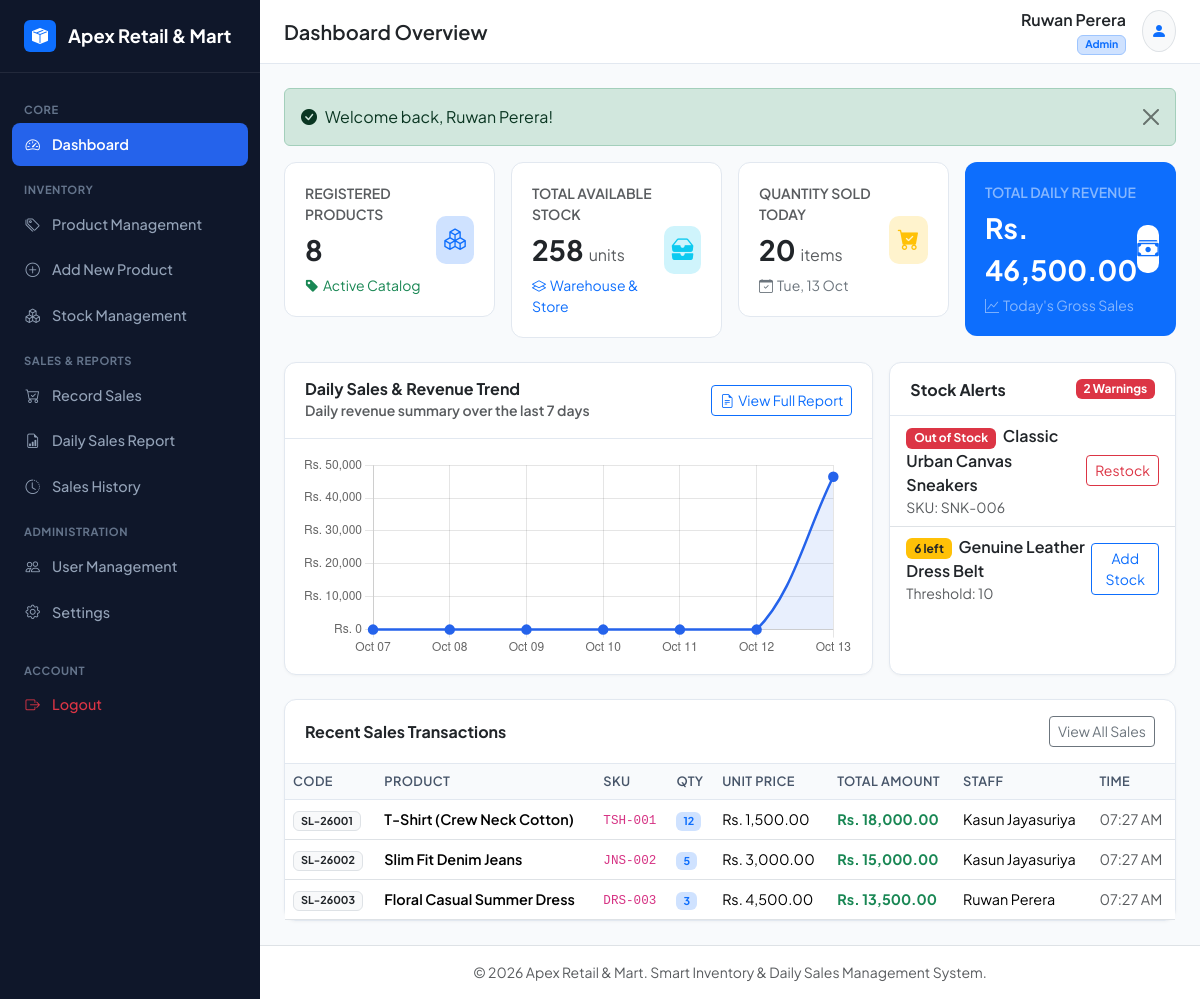
Page /xampp-package/dashboard.php (signed in) on the committed database.
### tables this page shows
CREATE TABLE `settings` (
  `id` INT UNSIGNED AUTO_INCREMENT PRIMARY KEY,
  `business_name` VARCHAR(150) NOT NULL DEFAULT 'Apex Retail & Mart',
  `currency` VARCHAR(20) NOT NULL DEFAULT 'Rs.',
  `timezone` VARCHAR(50) NOT NULL DEFAULT 'Asia/Colombo',
  `business_address` TEXT DEFAULT 'No. 45, Galle Road, Colombo 03, Sri Lanka',
  `contact_number` VARCHAR(50) DEFAULT '+94 11 234 5678',
  `email` VARCHAR(100) DEFAULT 'info@apexretail.lk',
  `updated_at` TIMESTAMP DEFAULT CURRENT_TIMESTAMP ON UPDATE CURRENT_TIMESTAMP
);

CREATE TABLE `products` (
  `id` INT UNSIGNED AUTO_INCREMENT PRIMARY KEY,
  `sku` VARCHAR(50) NOT NULL UNIQUE,
  `name` VARCHAR(200) NOT NULL,
  `category` VARCHAR(100) NOT NULL,
  `description` TEXT NULL,
  `selling_price` DECIMAL(12, 2) NOT NULL DEFAULT 0.00,
  `current_stock` INT NOT NULL DEFAULT 0,
  `low_stock_threshold` INT NOT NULL DEFAULT 10,
  `image` VARCHAR(255) NULL,
  `created_at` TIMESTAMP DEFAULT CURRENT_TIMESTAMP,
  `archived_at` TIMESTAMP NULL DEFAULT NULL,
  INDEX `idx_product_sku` (`sku`),
  INDEX `idx_product_category` (`category`),
  INDEX `idx_product_stock` (`current_stock`)
);

CREATE TABLE `sales` (
  `id` INT UNSIGNED AUTO_INCREMENT PRIMARY KEY,
  `sale_code` VARCHAR(50) NOT NULL UNIQUE,
  `product_id` INT UNSIGNED NOT NULL,
  `user_id` INT UNSIGNED NOT NULL,
  `quantity` INT NOT NULL,
  `unit_price_at_sale` DECIMAL(12, 2) NOT NULL,
  `total_amount` DECIMAL(12, 2) NOT NULL,
  `payment_method` ENUM('cash', 'card', 'bank_transfer') NOT NULL DEFAULT 'cash',
  `sold_at` TIMESTAMP DEFAULT CURRENT_TIMESTAMP,
  INDEX `idx_sales_product` (`product_id`),
  INDEX `idx_sales_user` (`user_id`),
  INDEX `idx_sales_date` (`sold_at`),
  CONSTRAINT `fk_sales_product` FOREIGN KEY (`product_id`) REFERENCES `products` (`id`) ON UPDATE CASCADE,
  CONSTRAINT `fk_sales_user` FOREIGN KEY (`user_id`) REFERENCES `users` (`id`) ON UPDATE CASCADE
);

CREATE TABLE `users` (
  `id` INT UNSIGNED AUTO_INCREMENT PRIMARY KEY,
  `name` VARCHAR(100) NOT NULL,
  `email` VARCHAR(150) NOT NULL UNIQUE,
  `password` VARCHAR(255) NOT NULL,
  `role` ENUM('admin', 'staff') NOT NULL DEFAULT 'staff',
  `is_active` TINYINT(1) NOT NULL DEFAULT 1,
  `created_at` TIMESTAMP DEFAULT CURRENT_TIMESTAMP
);

### xampp-package/config/database.php (called while the page is built, shortened)
<?php
try {
    $dsn = "mysql:host=" . DB_HOST . ";dbname=" . DB_NAME . ";charset=" . DB_CHARSET;
    $options = [
        PDO::ATTR_ERRMODE            => PDO::ERRMODE_EXCEPTION,
        PDO::ATTR_DEFAULT_FETCH_MODE => PDO::FETCH_ASSOC,
        PDO::ATTR_EMULATE_PREPARES   => false,
    ];
    $pdo = new PDO($dsn, DB_USER, DB_PASS, $options);
} catch (PDOException $e) {
    die("Database Connection Error: Could not connect to the database. " . $e->getMessage());
}
try {
    $stmt = $pdo->query("SELECT * FROM settings WHERE id = 1 LIMIT 1");
    $app_settings = $stmt->fetch();
} catch (Exception $e) {
    date_default_timezone_set('Asia/Colombo');
    $app_settings = [
        'business_name' => 'Apex Retail & Mart',
        'currency' => 'Rs.',
        'timezone' => 'Asia/Colombo',
        'business_address' => 'Colombo, Sri Lanka',
        'contact_number' => '+94 11 234 5678',
        'email' => 'info@apexretail.lk'
    ];
}
?>

### xampp-package/dashboard.php (the view, shortened to what this page needs)
<?php
require_once __DIR__ . '/includes/header.php';
$currency = $app_settings['currency'] ?? 'Rs.';
$today = date('Y-m-d');
$stmt = $pdo->query("SELECT COUNT(*) AS total_products, COALESCE(SUM(current_stock), 0) AS total_stock FROM products WHERE archived_at IS NULL");
$productStats = $stmt->fetch();
$totalProducts = (int)$productStats['total_products'];
$totalStock = (int)$productStats['total_stock'];
$stmt = $pdo->prepare("SELECT COALESCE(SUM(quantity), 0) AS sold_today, COALESCE(SUM(total_amount), 0) AS revenue_today FROM sales WHERE DATE(sold_at) = ?");
$stmt->execute([$today]);
$salesToday = $stmt->fetch();
$qtySoldToday = (int)$salesToday['sold_today'];
$revenueToday = (float)$salesToday['revenue_today'];
$stmt = $pdo->query("SELECT * FROM products WHERE archived_at IS NULL AND current_stock > 0 AND current_stock <= low_stock_threshold ORDER BY current_stock ASC LIMIT 5");
$lowStockProducts = $stmt->fetchAll();
$stmt = $pdo->query("SELECT * FROM products WHERE archived_at IS NULL AND current_stock = 0 ORDER BY name ASC LIMIT 5");
$outOfStockProducts = $stmt->fetchAll();
$stmt = $pdo->query("SELECT s.*, p.name AS product_name, p.sku, u.name AS seller_name
                     FROM sales s
                     JOIN products p ON s.product_id = p.id
                     JOIN users u ON s.user_id = u.id
                     ORDER BY s.sold_at DESC LIMIT 6");
$recentSales = $stmt->fetchAll();
$chartDays = [];
$chartRevenue = [];
for ($i = 6; $i >= 0; $i--) {
    $d = date('Y-m-d', strtotime("-$i days"));
    $label = date('M d', strtotime($d));
    $stmt = $pdo->prepare("SELECT COALESCE(SUM(total_amount), 0) AS rev, COALESCE(SUM(quantity), 0) AS qty FROM sales WHERE DATE(sold_at) = ?");
    $stmt->execute([$d]);
    $res = $stmt->fetch();
    $chartDays[] = $label;
    $chartRevenue[] = (float)$res['rev'];
}
?>
<div class="row g-3 mb-4">
  <div class="col-12 col-sm-6 col-xl-3">
    <div class="stat-card d-flex align-items-center justify-content-between">
      <div>
        <div class="text-muted small fw-semibold text-uppercase">Registered Products</div>
        <div class="fs-3 fw-bold text-dark mt-1"><?= number_format($totalProducts) ?></div>
        <div class="text-success small mt-1"><i class="bi bi-tag-fill me-1"></i>Active Catalog</div>
      </div>
      <div class="stat-icon bg-primary-subtle text-primary">
        <i class="bi bi-boxes"></i>
      </div>
    </div>
  </div>
  <div class="col-12 col-sm-6 col-xl-3">
    <div class="stat-card d-flex align-items-center justify-content-between">
      <div>
        <div class="text-muted small fw-semibold text-uppercase">Total Available Stock</div>
        <div class="fs-3 fw-bold text-dark mt-1"><?= number_format($totalStock) ?> <span class="fs-6 text-muted fw-normal">units</span></div>
        <div class="text-primary small mt-1"><i class="bi bi-layers me-1"></i>Warehouse & Store</div>
      </div>
      <div class="stat-icon bg-info-subtle text-info">
        <i class="bi bi-inboxes-fill"></i>
      </div>
    </div>
  </div>
  <div class="col-12 col-sm-6 col-xl-3">
    <div class="stat-card d-flex align-items-center justify-content-between">
      <div>
        <div class="text-muted small fw-semibold text-uppercase">Quantity Sold Today</div>
        <div class="fs-3 fw-bold text-dark mt-1"><?= number_format($qtySoldToday) ?> <span class="fs-6 text-muted fw-normal">items</span></div>
        <div class="text-secondary small mt-1"><i class="bi bi-calendar-check me-1"></i><?= date('D, d M') ?></div>
      </div>
      <div class="stat-icon bg-warning-subtle text-warning">
        <i class="bi bi-cart-check-fill"></i>
      </div>
    </div>
  </div>
  <div class="col-12 col-sm-6 col-xl-3">
    <div class="stat-card d-flex align-items-center justify-content-between bg-primary text-white border-0">
      <div>
        <div class="text-white-50 small fw-semibold text-uppercase">Total Daily Revenue</div>
        <div class="fs-3 fw-bold text-white mt-1"><?= e($currency) ?> <?= number_format($revenueToday, 2) ?></div>
        <div class="text-white-50 small mt-1"><i class="bi bi-graph-up me-1"></i>Today's Gross Sales</div>
      </div>
      <div class="stat-icon bg-white text-primary">
        <i class="bi bi-cash-stack"></i>
      </div>
    </div>
  </div>
</div>
<div class="row g-3 mb-4">
  <div class="col-12 col-lg-8">
    <div class="card h-100">
      <div class="card-header d-flex justify-content-between align-items-center">
        <div>
          <h6 class="mb-0 fw-bold">Daily Sales & Revenue Trend</h6>
          <span class="text-muted small">Daily revenue summary over the last 7 days</span>
        </div>
        <a href="report.php" class="btn btn-sm btn-outline-primary">
          <i class="bi bi-file-earmark-text me-1"></i>View Full Report
        </a>
      </div>
      <div class="card-body">
        <canvas id="salesTrendChart" height="110"></canvas>
      </div>
    </div>
  </div>
  <div class="col-12 col-lg-4">
    <div class="card h-100">
      <div class="card-header d-flex justify-content-between align-items-center">
        <h6 class="mb-0 fw-bold">Stock Alerts</h6>
        <span class="badge bg-danger"><?= count($lowStockProducts) + count($outOfStockProducts) ?> Warnings</span>
      </div>
      <div class="card-body p-0">
        <ul class="list-group list-group-flush">
          <?php foreach ($outOfStockProducts as $out): ?>
            <li class="list-group-item d-flex justify-content-between align-items-center py-2 px-3">
              <div>
                <span class="badge bg-danger me-1">Out of Stock</span>
                <span class="fw-semibold text-dark"><?= e($out['name']) ?></span>
                <div class="text-muted small">SKU: <?= e($out['sku']) ?></div>
              </div>
              <a href="stock.php?product_id=<?= $out['id'] ?>" class="btn btn-sm btn-outline-danger">Restock</a>
            </li>
          <?php endforeach; ?>
          <?php foreach ($lowStockProducts as $low): ?>
            <li class="list-group-item d-flex justify-content-between align-items-center py-2 px-3">
              <div>
                <span class="badge bg-warning text-dark me-1"><?= $low['current_stock'] ?> left</span>
                <span class="fw-semibold text-dark"><?= e($low['name']) ?></span>
                <div class="text-muted small">Threshold: <?= $low['low_stock_threshold'] ?></div>
              </div>
              <a href="stock.php?product_id=<?= $low['id'] ?>" class="btn btn-sm btn-outline-primary">Add Stock</a>
            </li>
          <?php endforeach; ?>
        </ul>
      </div>
    </div>
  </div>
</div>
<div class="card">
  <div class="card-header d-flex justify-content-between align-items-center">
    <h6 class="mb-0 fw-bold">Recent Sales Transactions</h6>
    <a href="sales_history.php" class="btn btn-sm btn-outline-secondary">View All Sales</a>
  </div>
  <div class="table-responsive">
    <table class="table table-hover align-middle mb-0">
      <thead>
        <tr>
          <th>Code</th>
          <th>Product</th>
          <th>SKU</th>
          <th>Qty</th>
          <th>Unit Price</th>
          <th>Total Amount</th>
          <th>Staff</th>
          <th>Time</th>
        </tr>
      </thead>
      <tbody>
        <?php if (empty($recentSales)): ?>
          <tr><td colspan="8" class="text-center py-4 text-muted">No sales recorded yet.</td></tr>
        <?php else: ?>
          <?php foreach ($recentSales as $sale): ?>
            <tr>
              <td><span class="badge bg-light text-dark border"><?= e($sale['sale_code']) ?></span></td>
              <td class="fw-semibold"><?= e($sale['product_name']) ?></td>
              <td><code><?= e($sale['sku']) ?></code></td>
              <td><span class="badge bg-primary-subtle text-primary"><?= (int)$sale['quantity'] ?></span></td>
              <td><?= e($currency) ?> <?= number_format($sale['unit_price_at_sale'], 2) ?></td>
              <td class="fw-bold text-success"><?= e($currency) ?> <?= number_format($sale['total_amount'], 2) ?></td>
              <td><?= e($sale['seller_name']) ?></td>
              <td class="text-muted small"><?= date('h:i A', strtotime($sale['sold_at'])) ?></td>
            </tr>
          <?php endforeach; ?>
        <?php endif; ?>
      </tbody>
    </table>
  </div>
</div>
<script>
document.addEventListener('DOMContentLoaded', function () {
  const ctx = document.getElementById('salesTrendChart').getContext('2d');
  new Chart(ctx, {
    type: 'line',
    data: {
      labels: <?= json_encode($chartDays) ?>,
      datasets: [{
        label: 'Revenue (<?= e($currency) ?>)',
        data: <?= json_encode($chartRevenue) ?>,
        borderColor: '#2563eb',
        backgroundColor: 'rgba(37, 99, 235, 0.1)',
        borderWidth: 2.5,
        fill: true,
        tension: 0.35,
        pointBackgroundColor: '#2563eb',
        pointRadius: 4
      }]
    },
    options: {
      responsive: true,
      plugins: {
        legend: { display: false }
      },
      scales: {
        y: {
          beginAtZero: true,
          ticks: {
            callback: function(val) { return '<?= e($currency) ?> ' + val.toLocaleString(); }
          }
        }
      }
    }
  });
});
</script>
<?php require_once __DIR__ . '/includes/footer.php'; ?>

### xampp-package/includes/sidebar.php
<?php
$current_page = basename($_SERVER['PHP_SELF']);
$is_admin = ($_SESSION['user_role'] ?? 'staff') === 'admin';
?>
<aside class="sidebar no-print">
  <a href="dashboard.php" class="sidebar-brand">
    <div class="bg-primary text-white rounded p-1 d-flex align-items-center justify-content-center" style="width: 32px; height: 32px;">
      <i class="bi bi-box-seam-fill fs-6"></i>
    </div>
    <span><?= e($app_settings['business_name'] ?? 'Apex Retail') ?></span>
  </a>
  <div class="sidebar-nav">
    <div class="sidebar-heading">Core</div>
    <a href="dashboard.php" class="nav-link <?= ($current_page === 'dashboard.php') ? 'active' : '' ?>">
      <i class="bi bi-speedometer2"></i>
      <span>Dashboard</span>
    </a>
    <div class="sidebar-heading">Inventory</div>
    <a href="products.php" class="nav-link <?= ($current_page === 'products.php') ? 'active' : '' ?>">
      <i class="bi bi-tags"></i>
      <span>Product Management</span>
    </a>
    <a href="product_add.php" class="nav-link <?= ($current_page === 'product_add.php') ? 'active' : '' ?>">
      <i class="bi bi-plus-circle"></i>
      <span>Add New Product</span>
    </a>
    <a href="stock.php" class="nav-link <?= ($current_page === 'stock.php') ? 'active' : '' ?>">
      <i class="bi bi-boxes"></i>
      <span>Stock Management</span>
    </a>
    <div class="sidebar-heading">Sales & Reports</div>
    <a href="sales.php" class="nav-link <?= ($current_page === 'sales.php') ? 'active' : '' ?>">
      <i class="bi bi-cart-check"></i>
      <span>Record Sales</span>
    </a>
    <a href="report.php" class="nav-link <?= ($current_page === 'report.php' || $current_page === 'print_report.php') ? 'active' : '' ?>">
      <i class="bi bi-file-earmark-bar-graph"></i>
      <span>Daily Sales Report</span>
    </a>
    <a href="sales_history.php" class="nav-link <?= ($current_page === 'sales_history.php') ? 'active' : '' ?>">
      <i class="bi bi-clock-history"></i>
      <span>Sales History</span>
    </a>
    <?php if ($is_admin): ?>
      <div class="sidebar-heading">Administration</div>
      <a href="users.php" class="nav-link <?= ($current_page === 'users.php') ? 'active' : '' ?>">
        <i class="bi bi-people"></i>
        <span>User Management</span>
      </a>
      <a href="settings.php" class="nav-link <?= ($current_page === 'settings.php') ? 'active' : '' ?>">
        <i class="bi bi-gear"></i>
        <span>Settings</span>
      </a>
    <?php endif; ?>
    <div class="sidebar-heading mt-3">Account</div>
    <a href="logout.php" class="nav-link text-danger">
      <i class="bi bi-box-arrow-right"></i>
      <span>Logout</span>
    </a>
  </div>
</aside>

### xampp-package/includes/footer.php (shortened to what this page needs)
    </div>
    <footer class="bg-white border-top py-3 px-4 text-muted small text-center no-print">
      &copy; <?= date('Y') ?> <?= e($app_settings['business_name'] ?? 'Apex Retail') ?>. Smart Inventory & Daily Sales Management System.
    </footer>
  </div>
</div>
</body>
</html>

### rows in the picture
settings: business_name "Apex Retail & Mart", currency "Rs."
products: name "Classic Urban Canvas Sneakers", sku "SNK-006"
products: current_stock "6", name "Genuine Leather Dress Belt", low_stock_threshold "10"
sales: sale_code "SL-26001", product.name "T-Shirt (Crew Neck Cotton)", product.sku "TSH-001", quantity "12", unit_price_at_sale "1,500.00", total_amount "18,000.00", user.name "Kasun Jayasuriya", sold_at "07:27 AM"
sales: sale_code "SL-26002", product.name "Slim Fit Denim Jeans", product.sku "JNS-002", quantity "5", unit_price_at_sale "3,000.00", total_amount "15,000.00", user.name "Kasun Jayasuriya", sold_at "07:27 AM"
sales: sale_code "SL-26003", product.name "Floral Casual Summer Dress", product.sku "DRS-003", quantity "3", unit_price_at_sale "4,500.00", total_amount "13,500.00", user.name "Ruwan Perera", sold_at "07:27 AM"

### other values in the picture
$page_title "Dashboard Overview"
$_SESSION['user_name'] "Ruwan Perera"
$_SESSION['user_role'] "Admin"
$_SESSION['flash_success'] "Welcome back, Ruwan Perera!"
$totalProducts "8"
$totalStock "258"
$qtySoldToday "20"
$revenueToday "46,500.00"
count($lowStockProducts) + count($outOfStockProducts) "2"
chart data {{ $currency }} Rs.
chart data {{ json_encode($chartRevenue) }} [0,0,0,0,0,0,46500]
